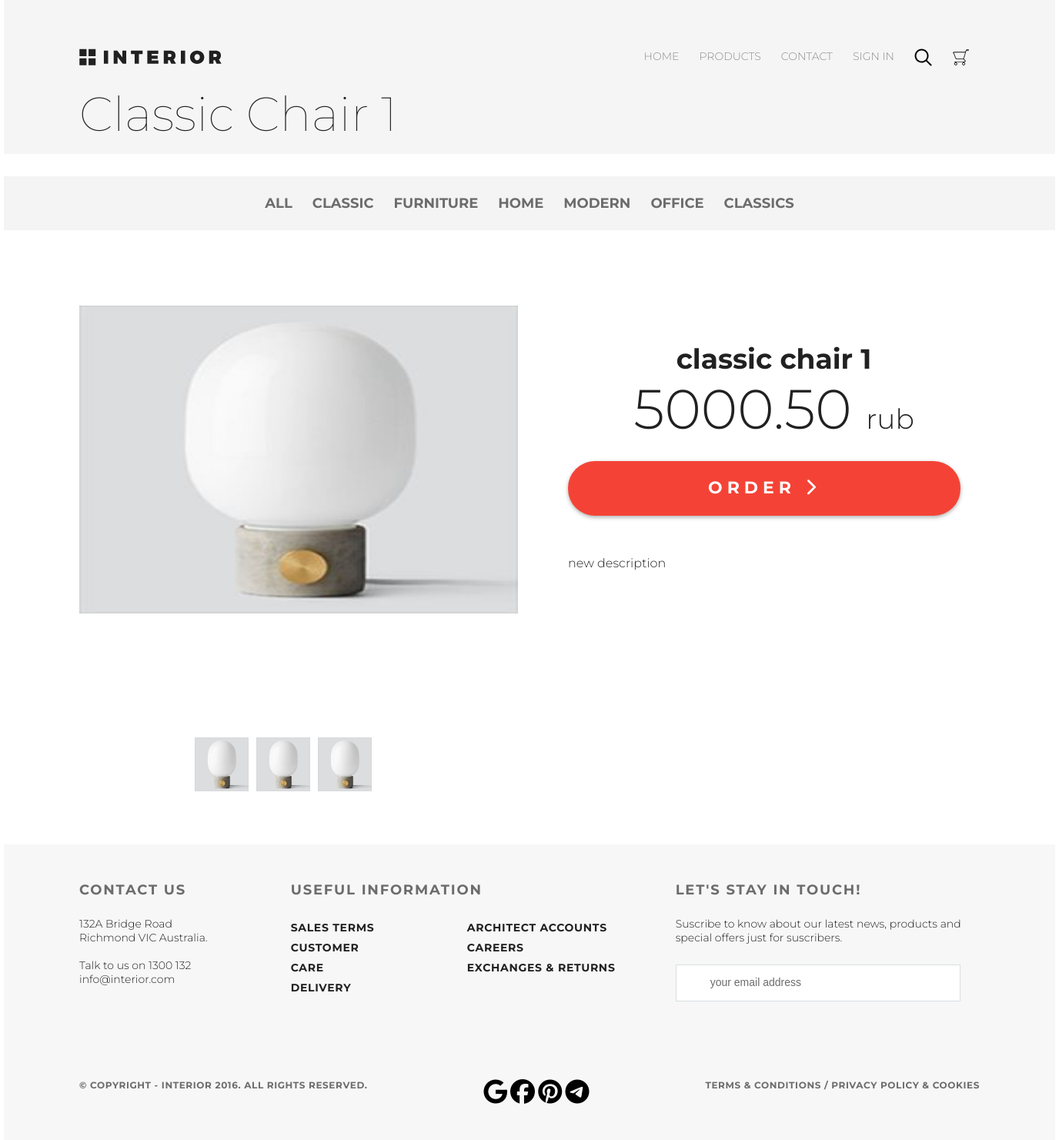
/product/1/, run on an earlier commit of the app's database.
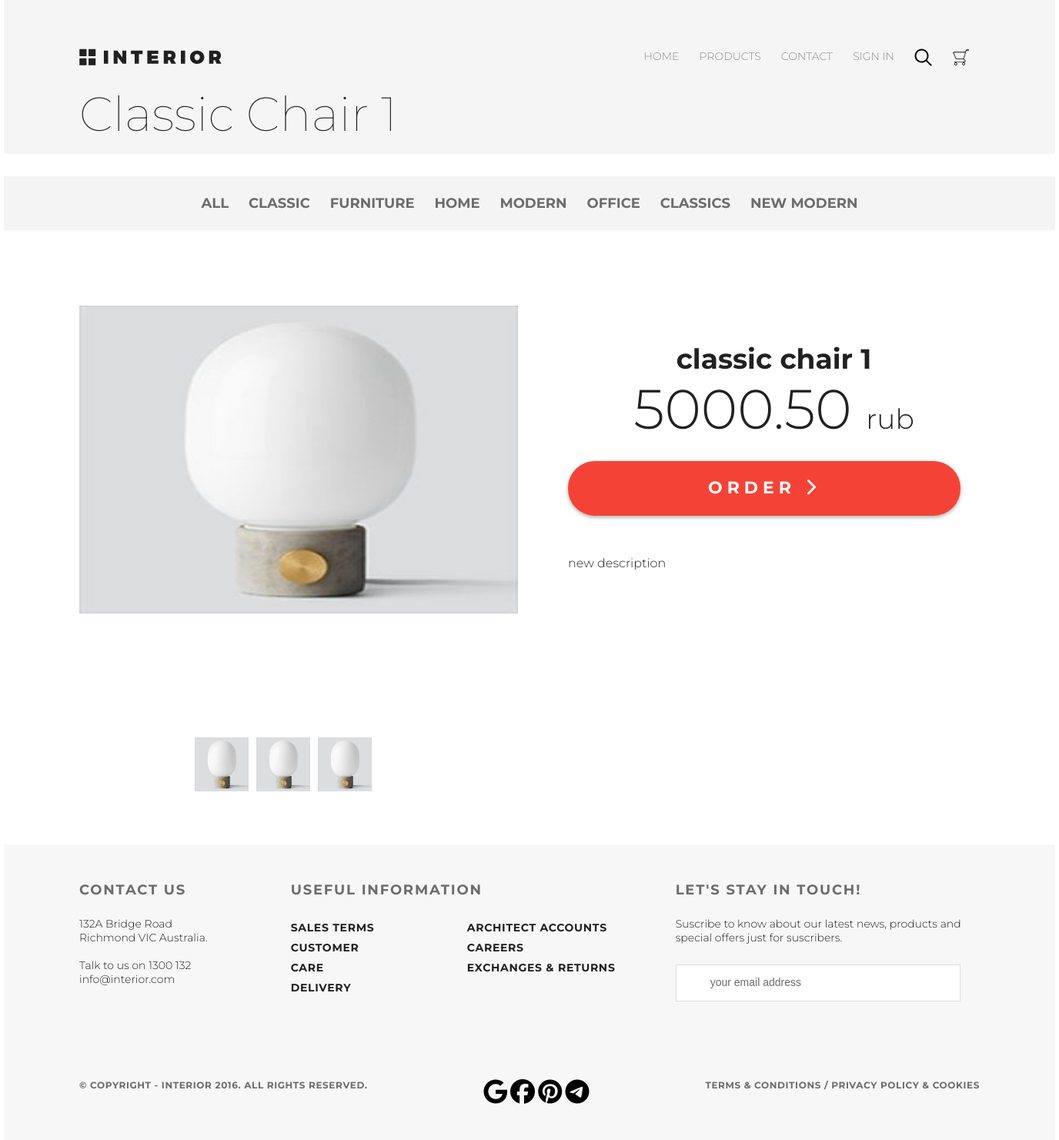
And on a later commit of the database.
### mainapp/models.py (models this page shows, shortened)
class ProductCategory(models.Model):
    name = models.CharField(verbose_name="name", max_length=64, unique=True)
    description = models.TextField(verbose_name="description", blank=True, max_length=128)
    is_active = models.BooleanField(verbose_name="active", default=True)

### mainapp/views.py (the view)
# urls.py: path('product/<int:pk>/', mainapp.product, name='product'),
def product(request, pk):
        product = get_object_or_404(Product, pk=pk)
        context = {
            'page_title': 'Product page',
            'products_menu': get_products_menu(),
            'category': product.category,
            'object': product,
            'basket': get_basket(request),
        }
        return render(request, 'mainapp/product_page.html', context)

### mainapp/views.py (called while the page is built)
def get_products_menu():
    return ProductCategory.objects.all()

def get_basket(request):
    if request.user.is_authenticated:
        return request.user.basket.all().order_by('product__category')
    else:
        return []

### mainapp/templates/mainapp/product_page.html (shortened to what this page needs)
{% extends 'mainapp/base.html' %}
{% load static %}
{% block container %}
    <div class="header_product padding-site">
        {% include 'mainapp/includes/inc_menu.html' %}
        <h2 class="h2-product">{{ object.name|title }}</h2>
    </div>
	<div class="details">
		<div class="products-range-header">
        {% include 'mainapp/includes/inc_products_menu.html' %}
        </div>
        <div class="details-products">
            <div class="details-slider">
                <div class="slider-product">
                    <img src="/media/{{ object.image }}" alt="{{ object.short_desc }}">
                </div>
                <div class="slider-control">
                    <div class="block">
                        <a href="#"><img src="/media/{{ object.image }}" alt="вариант 1">
                        </a>
                    </div>
                    <div class="block">
                        <a href="#"><img src="/media/{{ object.image }}" alt="вариант 2">
                        </a>
                    </div>
                    <div class="block">
                        <a href="#"><img src="/media/{{ object.image }}" alt="вариант 3">
                        </a>
                    </div>
                </div>
            </div>
            <div class="description">
                <h3 class="big-bold">{{ object.name }}</h3>
                <br>
                <p class="price"> {{ object.price }} <span>rub</span></p>
                <a href="{% url 'basket:add' object.pk %}" class="red-button">
                    order
                    <i class="fa fa-chevron-right" aria-hidden="true"></i>
                </a>
                <div class="description-text">
                    {{ object.description }}
                </div>
            </div>
        </div>
    </div>
{% endblock %}

### mainapp/templates/mainapp/includes/inc_products_menu.html
{% load static %}
<ul class="menu">
    <li class="menu_list">
        <a href="{% url 'main:category' 0 %}" class="products-range-menu {% if request.resolver_match.kwargs.pk == '0' %}products-range-menu-active{% endif %}">All</a></li>
    {% for category in products_menu  %}
    <li class="menu_list">
        <a href="{% url 'main:category' category.pk %}" class="products-range-menu">
            {{ category.name }}
        </a>
    </li>
    {% endfor %}
</ul>

What changed in the data, as far as the page shows it:
added ProductCategory: name "NEW MODERN"
